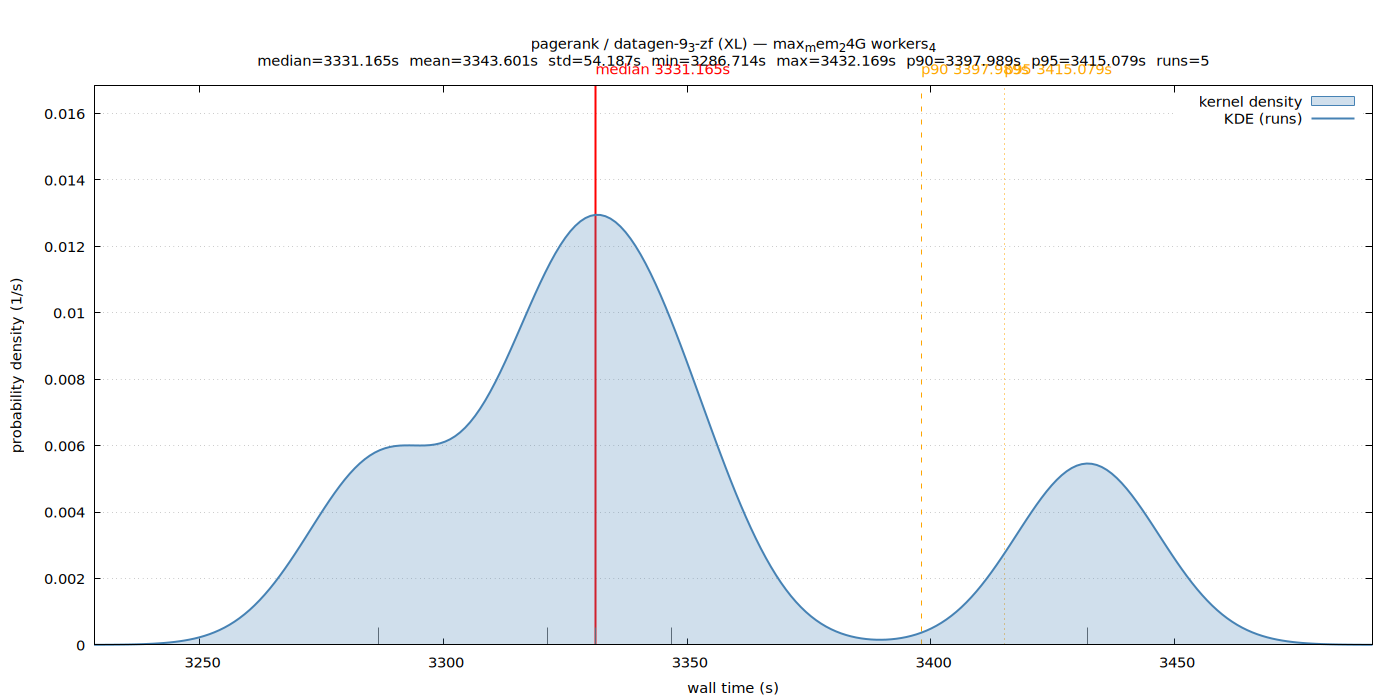

Write the gnuplot code that produced this figure.
set terminal pngcairo size 1400,700 enhanced font 'Sans,11'
set output '/home/ubuntu/nvm/results/pagerank/XL/datagen-9_3-zf/max_mem_24G_workers_4/wall_time.png'
set title "pagerank / datagen-9_3-zf (XL) — max_mem_24G workers_4\nmedian=3331.165s  mean=3343.601s  std=54.187s  min=3286.714s  max=3432.169s  p90=3397.989s  p95=3415.079s  runs=5"
set xlabel 'wall time (s)'
set ylabel 'probability density (1/s)'
set tmargin 5
set yrange [0:0.0168348]
set xrange [3228.280900:3490.602651]
set grid y
set key top right
set arrow from 3331.164560,0 to 3331.164560,0.0168348 nohead lc rgb 'red' lw 2
set label 'median 3331.165s' at 3331.164560,0.0168348 offset char 0,1 tc rgb 'red'
set arrow from 3397.989203,0 to 3397.989203,0.0168348 nohead lc rgb 'orange' lw 1 dt 2
set label 'p90 3397.989s' at 3397.989203,0.0168348 offset char 0,1 tc rgb 'orange'
set arrow from 3415.079289,0 to 3415.079289,0.0168348 nohead lc rgb 'orange' lw 1 dt 3
set label 'p95 3415.079s' at 3415.079289,0.0168348 offset char 0,1 tc rgb 'orange'
set arrow from 3432.169375,0 to 3432.169375,0.000517992 nohead lc rgb '#666666' lw 1
set arrow from 3286.714176,0 to 3286.714176,0.000517992 nohead lc rgb '#666666' lw 1
set arrow from 3321.239311,0 to 3321.239311,0.000517992 nohead lc rgb '#666666' lw 1
set arrow from 3331.164560,0 to 3331.164560,0.000517992 nohead lc rgb '#666666' lw 1
set arrow from 3346.718945,0 to 3346.718945,0.000517992 nohead lc rgb '#666666' lw 1
plot '/home/ubuntu/nvm/results/pagerank/XL/datagen-9_3-zf/max_mem_24G_workers_4/wall_time.dat' using 1:2 with filledcurves y=0 lc rgb '#4682b4' fs transparent solid 0.25 title 'kernel density', \
     '/home/ubuntu/nvm/results/pagerank/XL/datagen-9_3-zf/max_mem_24G_workers_4/wall_time.dat' using 1:2 with lines lw 2 lc rgb '#4682b4' title 'KDE (runs)'
